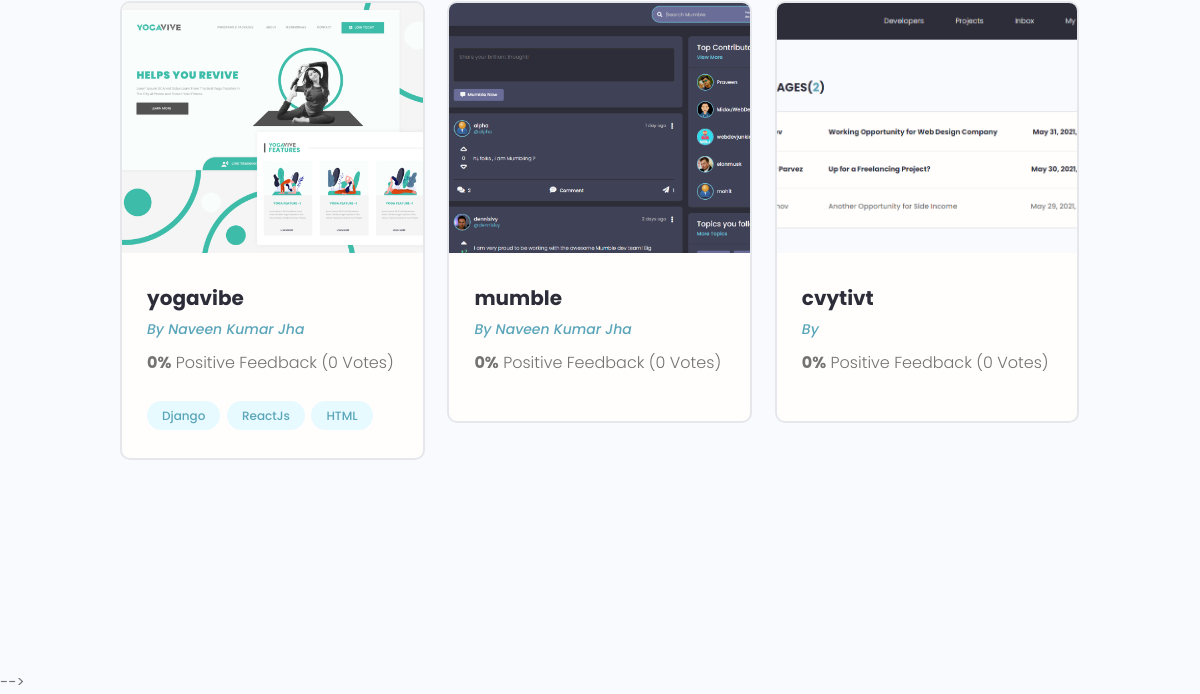
The page /projects/ (lower part) on the database as committed earlier.
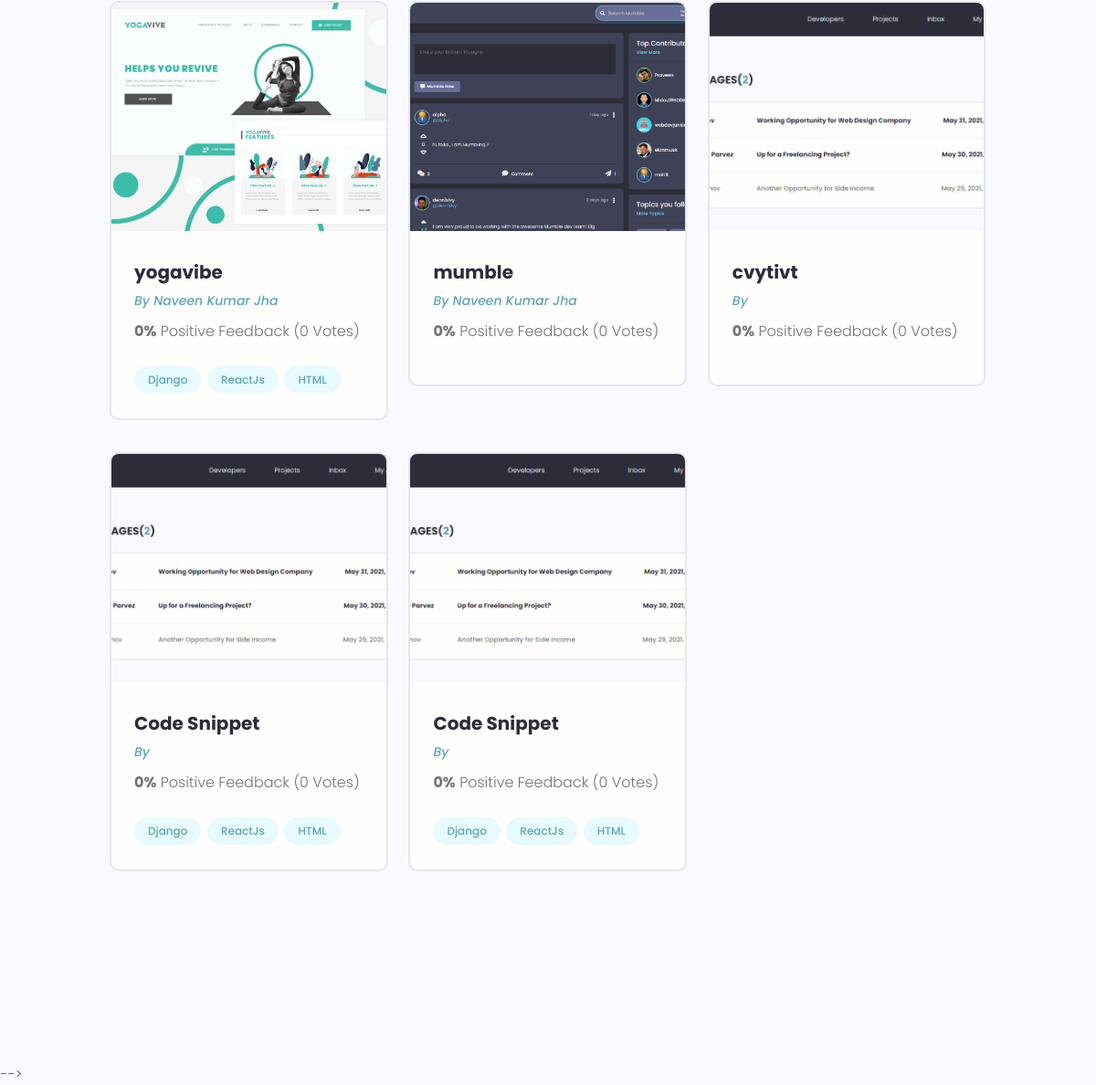
The same page on the database as committed later.
### projects/models.py (models this page shows, shortened)
class Project(models.Model):   ## Class is created to let know its not ordinary class
   owner = models.ForeignKey(Profile, null=True, blank=True, on_delete=models.SET_NULL)
   title = models.CharField(max_length = 200)
   description = models.TextField(null = True, blank=True)
   demo_link = models.CharField(max_length = 2000, blank = True, null = True)
   featured_image = models.ImageField(null=True, blank=True, default="default.jpg")
   source_link = models.CharField(max_length = 2000, blank = True, null = True)
   tags = models.ManyToManyField('Tag', blank=True)
   vote_total = models.IntegerField(default=0, null=True, blank=True)
   vote_ratio = models.IntegerField(default=0, null=True, blank=True)
   created = models.DateTimeField(auto_now_add = True)
   id = models.UUIDField(default=uuid.uuid4, unique=True, primary_key=True, editable=False)

class Tag(models.Model):
   name = models.CharField(max_length=30 )
   created = models.DateTimeField(auto_now_add=True)
   id = models.UUIDField(default=uuid.uuid4, editable=False, unique=True, primary_key=True)
   def __str__(self):
      return self.name

### users/models.py (models this page shows, shortened)
class Profile(models.Model):
   user = models.OneToOneField(User, on_delete=models.CASCADE, null=True, blank=True)
   name= models.CharField(max_length=200, blank=True, null=True)
   email = models.EmailField(max_length=200, blank=True, null=True)
   username = models.CharField(max_length=200, blank=True, null=True)
   location = models.CharField(max_length=200, blank=True, null=True)
   short_intro = models.CharField(max_length=200, blank=True, null=True)
   bio = models.TextField(max_length=500, blank=True, null=True)
   profile_image = models.ImageField(null=True, blank=True, default='profiles/user-default.png', upload_to='profiles/')
   created = models.DateTimeField(auto_now_add = True)
   id = models.UUIDField(default=uuid.uuid4, unique=True, primary_key=True, editable=False)
   social_github = models.CharField(max_length=200, blank=True, null=True)
   social_twitter = models.CharField(max_length=200, blank=True, null=True)
   social_linkedin = models.CharField(max_length=200, blank=True, null=True)
   social_website = models.CharField(max_length=200, blank=True, null=True)

### projects/views.py (the view)
# urls.py: path('projects/', include('projects.urls')),
def projects(request):
    projects = Project.objects.all()
    context = {'projects':projects}
    return render(request, 'projects/project.html', context)

### projects/templates/projects/project.html (shortened to what this page needs)
{% extends 'main.html' %}
{% block content %}
    <main class="projects">
        <section class="projectsList">
          <div class="container">
            <div class="grid grid--three">
            {% for project in projects %}
              <div class="column">
                <div class="card project">
                  <a href="{% url 'project' project.id %}" class="project">
                    <img class="project__thumbnail" src="{{project.featured_image.url}}" alt="project thumbnail" />
                    <div class="card__body">
                      <h3 class="project__title">{{project.title}}</h3>
                      <p><a class="project__author" href="index.html">By {{project.owner.name}}</a></p>
                      <p class="project--rating">
                        <span style="font-weight: bold;">{{project.vote_ratio}}%</span> Positive
                        Feedback ({{project.vote_total}} Vote{{project.vote_total|pluralize:"s"}})
                      </p>
                      <div class="project__tags">
                        {% for tag in project.tags.all %}
                        <span class="tag tag--pill tag--main">
                          <small>{{tag}}</small>
                        </span>
                        {% endfor %}
                      </div>
                    </div>
                  </a>
                </div>
              </div>
            {% endfor %}
            </div>
          </div>
        </section>
      </main>
</ol> -->
{% endblock %}

Rows that differ between the two databases and show on the page:
added Project: featured_image (picture), title "Code Snippet", vote_ratio "0", vote_total "0", Tag (name "Django"), Tag (name "ReactJs"), Tag (name "HTML")
added Project: featured_image (picture), title "Code Snippet", vote_ratio "0", vote_total "0", Tag (name "Django"), Tag (name "ReactJs"), Tag (name "HTML")
